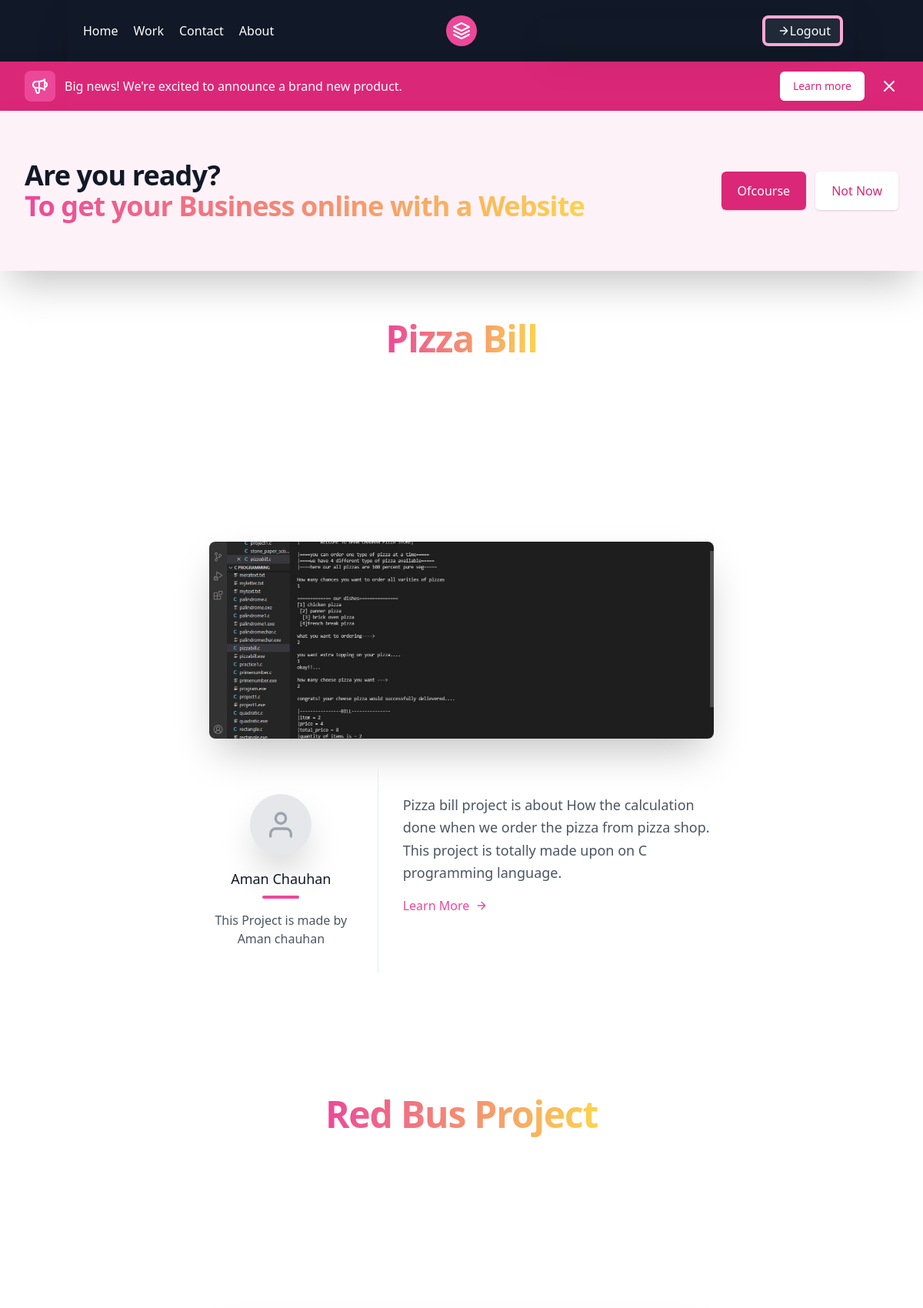
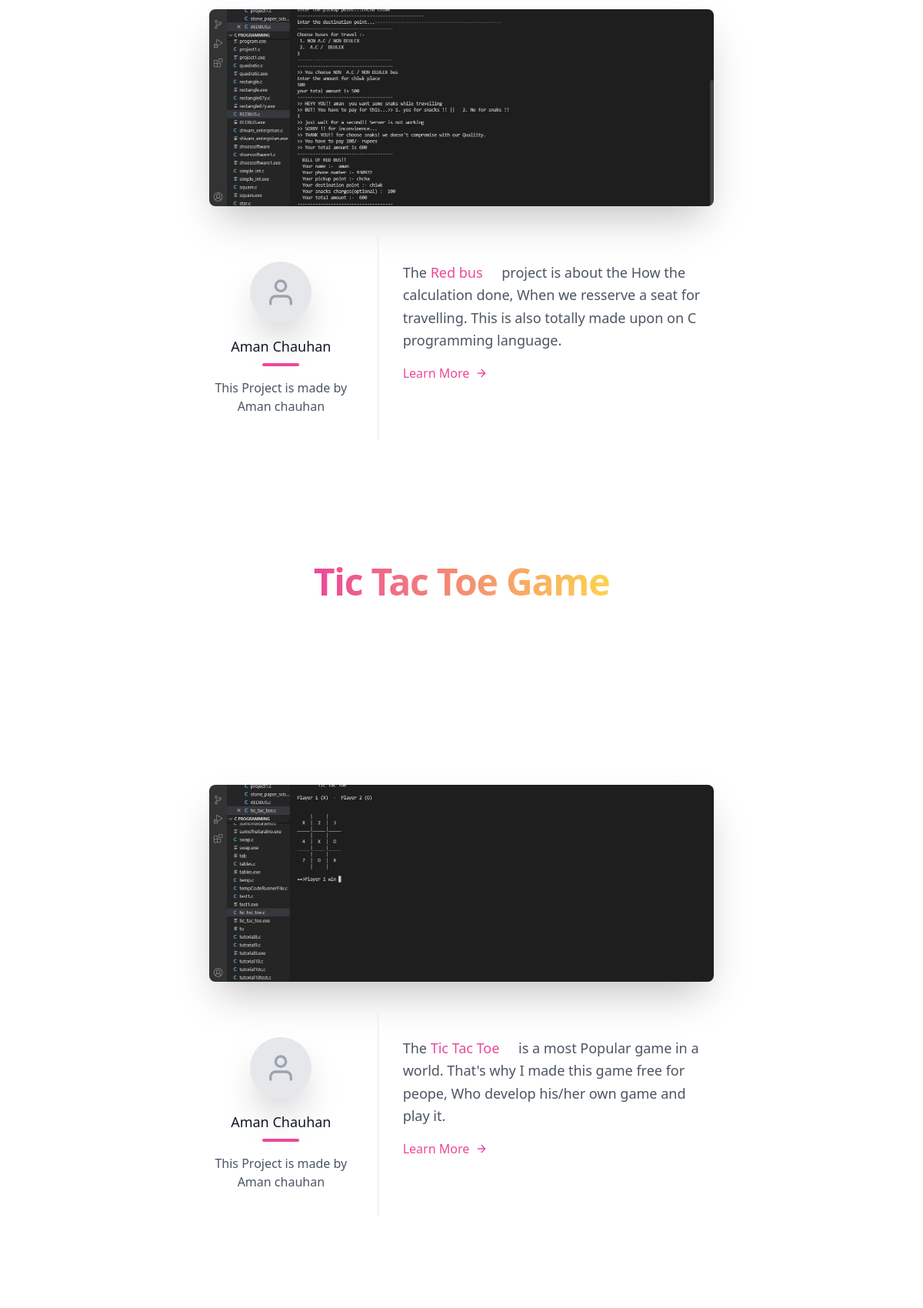
Page /work (signed in, upper part) on the committed database (2 pictures, top to bottom).
### home/models.py (models this page shows, shortened)
class Cprog(models.Model):
    title =  models.CharField(max_length=40)
    desc = models.TextField()
    image = models.ImageField(upload_to = "progC")
    new_slug = AutoSlugField(populate_from = 'title', unique = True, null = True, default = None)

### home/views.py (the view)
# urls.py: path('work', views.work, name='work'),
def work(request):
    if request.user.is_anonymous:
        return redirect("/view_login")
    ckacode = Cprog.objects.all()
    pykacode = basicPython.objects.all()
    params = {
        'works':ckacode,
        'pythons':pykacode
    }
    return render(request, 'work.html', params)

### templates/work.html (shortened to what this page needs)
<!DOCTYPE html>
<html lang="en"><head><meta http-equiv="Content-Type" content="text/html; charset=UTF-8">
    <link href="https://unpkg.com/tailwindcss@^2/dist/tailwind.min.css" rel="stylesheet">
</head>
<body>
    {% include 'header.html' %}
<div class="bg-pink-600 shadow-2xl">
    <div class="max-w-7xl mx-auto py-3 px-3 sm:px-6 lg:px-8">
      <div class="flex items-center justify-between flex-wrap">
        <div class="w-0 flex-1 flex items-center">
          <span class="flex p-2 rounded-lg bg-pink-500">
          </span>
          <p class="ml-3 font-medium text-white truncate">
            <span class="hidden md:inline">
              Big news! We're excited to announce a brand new product.
            </span>
          </p>
        </div>
        <div class="order-3 mt-2 flex-shrink-0 w-full sm:order-2 sm:mt-0 sm:w-auto">
          <a href="login.html" class="flex items-center justify-center px-4 py-2 border border-transparent rounded-md shadow-sm text-sm font-medium text-pink-600 bg-white hover:bg-pink-100">
            Learn more
          </a>
        </div>
        <div class="order-2 flex-shrink-0 sm:order-3 sm:ml-3">
          <button type="button" class="-mr-1 flex p-2 rounded-md hover:bg-pink-500 focus:outline-none focus:ring-4 focus:ring-white sm:-mr-2">
            <svg class="h-6 w-6 text-white" xmlns="http://www.w3.org/2000/svg" fill="none" viewBox="0 0 24 24" stroke="currentColor" aria-hidden="true">
              <path stroke-linecap="round" stroke-linejoin="round" stroke-width="2" d="M6 18L18 6M6 6l12 12"></path>
            </svg>
          </button>
        </div>
      </div>
    </div>
  </div>
<div class="bg-pink-50 shadow-2xl">
  <div class="max-w-7xl mx-auto py-12 px-4 sm:px-6 lg:py-16 lg:px-8 lg:flex lg:items-center lg:justify-between">
    <h2 class="text-3xl font-extrabold tracking-tight text-gray-900 sm:text-4xl">
      <span class="block">Are you ready?</span>
      <span class="bg-clip-text text-transparent bg-gradient-to-r from-pink-500 to-yellow-300">To get your Business online with a Website</span>
    </h2>
    <div class="mt-8 flex lg:mt-0 lg:flex-shrink-0">
      <div class="inline-flex rounded-md shadow">
        <a href="login.html" class="inline-flex items-center justify-center px-5 py-3 border border-transparent text-base font-medium rounded-md text-white bg-pink-600 hover:bg-pink-700">
          Ofcourse
        </a>
      </div>
      <div class="ml-3 inline-flex rounded-md shadow">
        <a href="index.html" class="inline-flex items-center justify-center px-5 py-3 border border-transparent text-base font-medium rounded-md text-pink-600 bg-white hover:bg-pink-50">
          Not Now
        </a>
      </div>
    </div>
  </div>
</div>
{% for item  in works %}
<div class="bg-white-50 flex flex-col text-center w-full mb-20">
  <div class="max-w-7xl mx-auto py-12 px-4 sm:px-6 lg:py-16 lg:px-8 lg:flex lg:items-center lg:justify-between">
    <h2 class="text-3xl font-extrabold tracking-tight text-pink-500 sm:text-5xl">
      <span class="bg-clip-text text-transparent bg-gradient-to-r from-pink-500 to-yellow-300"><u>{{item.title}}</u></span>
    </h2>
   </div>
 </div>
<section class="text-gray-600 body-font">
  <div class="container px-5 py-24 mx-auto flex flex-col">
    <div class="lg:w-4/6 mx-auto">
      <div class="rounded-lg h-64 overflow-hidden  shadow-2xl">
        <img alt="content" class="object-cover object-center h-full w-full shadow-2xl" src="{{item.image.url}}">
      </div>
      <div class="flex flex-col sm:flex-row mt-10">
        <div class="sm:w-1/3 text-center sm:pr-8 sm:py-8">
          <div class="w-20 h-20 rounded-full inline-flex items-center justify-center bg-gray-200 text-gray-400 shadow-2xl">
            <svg fill="none" stroke="currentColor" stroke-linecap="round" stroke-linejoin="round" stroke-width="2" class="w-10 h-10" viewBox="0 0 24 24">
              <path d="M20 21v-2a4 4 0 00-4-4H8a4 4 0 00-4 4v2"></path>
              <circle cx="12" cy="7" r="4"></circle>
            </svg>
          </div>
          <div class="flex flex-col items-center text-center justify-center">
            <h2 class="font-medium title-font mt-4 text-gray-900 text-lg">Aman Chauhan</h2>
            <div class="w-12 h-1 bg-pink-500 rounded mt-2 mb-4"></div>
            <p class="text-base">This Project is made by Aman  chauhan</p>
          </div>
        </div>
        <div class="sm:w-2/3 sm:pl-8 sm:py-8 sm:border-l border-gray-200 sm:border-t-0 border-t mt-4 pt-4 sm:mt-0 text-center sm:text-left">
          <p class="leading-relaxed text-lg mb-4">{{item.desc | safe}}  </p>
          <a class="text-pink-500 inline-flex items-center hover:text-pink-700" href="/c_codes/{{item.new_slug}}">Learn More
            <svg fill="none" stroke="currentColor" stroke-linecap="round" stroke-linejoin="round" stroke-width="2" class="w-4 h-4 ml-2" viewBox="0 0 24 24">
              <path d="M5 12h14M12 5l7 7-7 7"></path>
            </svg>
          </a>
        </div>
      </div>
    </div>
  </div>
</section>
{% endfor %}
</body>
{% include 'footer.html' %}
</html>

### templates/header.html (shortened to what this page needs)
<header class="text-white bg-gray-900 body-font">
  <div class="container mx-auto flex flex-wrap p-5 flex-col md:flex-row items-center shadow-2xl ...">
    <nav class="flex lg:w-2/5 flex-wrap items-center text-base md:ml-auto">
      <a class="mr-5 hover:text-pink-400" href="/">Home</a>
      <a class="mr-5 hover:text-pink-400" href="/work">Work</a>
      <a class="mr-5 hover:text-pink-400" href="/contact">Contact</a>
      <a class="mr-5 hover:text-pink-400" href="/about">About</a>
    </nav>
    <a class="flex order-first lg:order-none lg:w-1/5 title-font font-medium items-center text-white lg:items-center lg:justify-center mb-4 md:mb-0">
      <svg xmlns="http://www.w3.org/2000/svg" fill="none" stroke="currentColor" stroke-linecap="round" stroke-linejoin="round" stroke-width="2" class="w-10 h-10 text-white p-2 bg-pink-500 rounded-full" viewBox="0 0 24 24">
        <path d="M12 2L2 7l10 5 10-5-10-5zM2 17l10 5 10-5M2 12l10 5 10-5"></path>
      </svg>
    </a>
    <div class="lg:w-2/5 inline-flex lg:justify-end ml-5 lg:ml-0 shadow-2xl ...">
      <button class="inline-flex items-center bg-gray-800 border-0 py-1 px-3 focus:outline-none hover:bg-pink-700 rounded text-base mt-4 md:mt-0 ... ring-4 ring-pink-300">
        <svg fill="none" stroke="currentColor" stroke-linecap="round" stroke-linejoin="round" stroke-width="2" class="w-4 h-4 ml-1" viewBox="0 0 24 24">
          <path d="M5 12h14M12 5l7 7-7 7"></path>
        </svg>
        <a href="/view_logout">Logout</a>
      </button>
    </div>
  </div>
</header>

### templates/footer.html (shortened to what this page needs)
  </body>
  </html>

### rows in the picture
Cprog: image (picture), desc "Pizza bill project is about How the calculation done when we order the pizza from pizza shop. This project is totally made upon on C programming language."
Cprog: image (picture), desc "The Red bus project is about the How the calculation done, When we resserve a seat for travelling. This is also totally made upon on C programming language."
Cprog: image (picture), desc "The Tic Tac Toe is a most Popular game in a world. That's why I made this game free for peope, Who develop his/her own game and play it."
